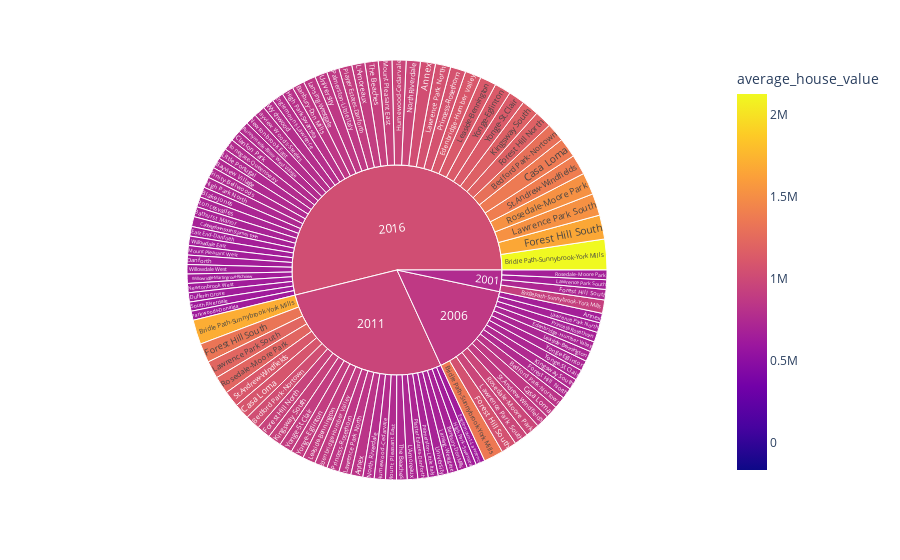

Write notebook code for a chart like this one.
### Code cell
sunburts_cost_analysis()

### Figure 1 — Plotly figure (JSON) as saved in the notebook; plotly's stock layout.template omitted (floating-point values rounded to 4 significant figures)
{"data": [{"branchvalues": "total", "customdata": [[663921], [830450], [1039687], [680433], [851872], [698124], [750572], [786976], [826963], [1034387], [1295007], [711848], [927466], [1356757], [1697067], [2124653], [687732], [871981], [1090696], [1365503], [767695], [649919], [636899], [665384], [707638], [885132], [1108146], [632514], [791880], [756983], [946854], [1185419], [726664], [1063011], [1329642], [1664653], [741161], [648124], [811423], [774983], [970245], [749476], [937464], [1173663], [722978], [905137], [681742], [853511], [674957], [844253], [1056967], [664712], [972384], [1216283], [1522732], [716801], [896593], [1122495], [751872], [753065], [942804], [651643], [778847], [641047], [781629], [978565], [691720], [866003], [632812], [721368], [903121], [680604], [851317], [1065811], [708369], [664476], [972039], [1215852], [1522193], [768420], [633325], [888017], [1110755], [1390616], [766124], [740764], [927404], [743901], [687412], [860610], [652845], [648794], [646210], [787760], [719711], [900233], [1127052], [722799], [904096], [1131888], [761400.0], [872500.0], [963400.0], [1033000.0]], "domain": {"x": [0, 1], "y": [0, 1]}, "hovertemplate": "labels=%{label}<br>average_house_value_sum=%{value}<br>parent=%{parent}<br>id=%{id}<br>average_house_value=%{color}<extra></extra>", "ids": ["2006/Annex", "2011/Annex", "2016/Annex", "2011/Banbury-Don Mills", "2016/Banbury-Don Mills", "2016/Bathurst Manor", "2016/Bayview Village", "2016/Bayview Woods-Steeles", "2006/Bedford Park-Nortown", "2011/Bedford Park-Nortown", "2016/Bedford Park-Nortown", "2016/Blake-Jones", "2001/Bridle Path-Sunnybrook-York Mills", "2006/Bridle Path-Sunnybrook-York Mills", "2011/Bridle Path-Sunnybrook-York Mills", "2016/Bridle Path-Sunnybrook-York Mills", "2016/Cabbagetown-South St.James Town", "2006/Casa Loma", "2011/Casa Loma", "2016/Casa Loma", "2016/Clanton Park", "2016/Danforth", "2016/Dufferin Grove", "2016/East End-Danforth", "2006/Edenbridge-Humber Valley", "2011/Edenbridge-Humber Valley", "2016/Edenbridge-Humber Valley", "2011/Englemount-Lawrence", "2016/Englemount-Lawrence", "2006/Forest Hill North", "2011/Forest Hill North", "2016/Forest Hill North", "2001/Forest Hill South", "2006/Forest Hill South", "2011/Forest Hill South", "2016/Forest Hill South", "2016/High Park North", "2011/High Park-Swansea", "2016/High Park-Swansea", "2011/Humewood-Cedarvale", "2016/Humewood-Cedarvale", "2006/Kingsway South", "2011/Kingsway South", "2016/Kingsway South", "2011/L'Amoreaux", "2016/L'Amoreaux", "2011/Lansing-Westgate", "2016/Lansing-Westgate", "2006/Lawrence Park North", "2011/Lawrence Park North", "2016/Lawrence Park North", "2001/Lawrence Park South", "2006/Lawrence Park South", "2011/Lawrence Park South", "2016/Lawrence Park South", "2006/Leaside-Bennington", "2011/Leaside-Bennington", "2016/Leaside-Bennington", "2016/Little Portugal", "2011/Mount Pleasant East", "2016/Mount Pleasant East", "2016/Mount Pleasant West", "2016/Newtonbrook East", "2016/Newtonbrook West", "2011/North Riverdale", "2016/North Riverdale", "2011/Palmerston-Little Italy", "2016/Palmerston-Little Italy", "2016/Parkwoods-Donalda", "2011/Playter Estates-Danforth", "2016/Playter Estates-Danforth", "2006/Princess-Rosethorn", "2011/Princess-Rosethorn", "2016/Princess-Rosethorn", "2016/Roncesvalles", "2001/Rosedale-Moore Park", "2006/Rosedale-Moore Park", "2011/Rosedale-Moore Park", "2016/Rosedale-Moore Park", "2016/Runnymede-Bloor West Village", "2016/South Riverdale", "2006/St.Andrew-Windfields", "2011/St.Andrew-Windfields", "2016/St.Andrew-Windfields", "2016/Stonegate-Queensway", "2011/The Beaches", "2016/The Beaches", "2016/Trinity-Bellwoods", "2011/University", "2016/University", "2016/Willowdale East", "2016/Willowdale West", "2016/Willowridge-Martingrove-Richview", "2016/Wychwood", "2006/Yonge-Eglinton", "2011/Yonge-Eglinton", "2016/Yonge-Eglinton", "2006/Yonge-St.Clair", "2011/Yonge-St.Clair", "2016/Yonge-St.Clair", "2001", "2006", "2011", "2016"], "labels": ["Annex", "Annex", "Annex", "Banbury-Don Mills", "Banbury-Don Mills", "Bathurst Manor", "Bayview Village", "Bayview Woods-Steeles", "Bedford Park-Nortown", "Bedford Park-Nortown", "Bedford Park-Nortown", "Blake-Jones", "Bridle Path-Sunnybrook-York Mills", "Bridle Path-Sunnybrook-York Mills", "Bridle Path-Sunnybrook-York Mills", "Bridle Path-Sunnybrook-York Mills", "Cabbagetown-South St.James Town", "Casa Loma", "Casa Loma", "Casa Loma", "Clanton Park", "Danforth", "Dufferin Grove", "East End-Danforth", "Edenbridge-Humber Valley", "Edenbridge-Humber Valley", "Edenbridge-Humber Valley", "Englemount-Lawrence", "Englemount-Lawrence", "Forest Hill North", "Forest Hill North", "Forest Hill North", "Forest Hill South", "Forest Hill South", "Forest Hill South", "Forest Hill South", "High Park North", "High Park-Swansea", "High Park-Swansea", "Humewood-Cedarvale", "Humewood-Cedarvale", "Kingsway South", "Kingsway South", "Kingsway South", "L'Amoreaux", "L'Amoreaux", "Lansing-Westgate", "Lansing-Westgate", "Lawrence Park North", "Lawrence Park North", "Lawrence Park North", "Lawrence Park South", "Lawrence Park South", "Lawrence Park South", "Lawrence Park South", "Leaside-Bennington", "Leaside-Bennington", "Leaside-Bennington", "Little Portugal", "Mount Pleasant East", "Mount Pleasant East", "Mount Pleasant West", "Newtonbrook East", "Newtonbrook West", "North Riverdale", "North Riverdale", "Palmerston-Little Italy", "Palmerston-Little Italy", "Parkwoods-Donalda", "Playter Estates-Danforth", "Playter Estates-Danforth", "Princess-Rosethorn", "Princess-Rosethorn", "Princess-Rosethorn", "Roncesvalles", "Rosedale-Moore Park", "Rosedale-Moore Park", "Rosedale-Moore Park", "Rosedale-Moore Park", "Runnymede-Bloor West Village", "South Riverdale", "St.Andrew-Windfields", "St.Andrew-Windfields", "St.Andrew-Windfields", "Stonegate-Queensway", "The Beaches", "The Beaches", "Trinity-Bellwoods", "University", "University", "Willowdale East", "Willowdale West", "Willowridge-Martingrove-Richview", "Wychwood", "Yonge-Eglinton", "Yonge-Eglinton", "Yonge-Eglinton", "Yonge-St.Clair", "Yonge-St.Clair", "Yonge-St.Clair", "2001", "2006", "2011", "2016"], "marker": {"coloraxis": "coloraxis", "colors": [663921, 830450, 1039687, 680433, 851872, 698124, 750572, 786976, 826963, 1034387, 1295007, 711848, 927466, 1356757, 1697067, 2124653, 687732, 871981, 1090696, 1365503, 767695, 649919, 636899, 665384, 707638, 885132, 1108146, 632514, 791880, 756983, 946854, 1185419, 726664, 1063011, 1329642, 1664653, 741161, 648124, 811423, 774983, 970245, 749476, 937464, 1173663, 722978, 905137, 681742, 853511, 674957, 844253, 1056967, 664712, 972384, 1216283, 1522732, 716801, 896593, 1122495, 751872, 753065, 942804, 651643, 778847, 641047, 781629, 978565, 691720, 866003, 632812, 721368, 903121, 680604, 851317, 1065811, 708369, 664476, 972039, 1215852, 1522193, 768420, 633325, 888017, 1110755, 1390616, 766124, 740764, 927404, 743901, 687412, 860610, 652845, 648794, 646210, 787760, 719711, 900233, 1127052, 722799, 904096, 1131888, 761400.0, 872500.0, 963400.0, 1033000.0]}, "name": "", "parents": ["2006", "2011", "2016", "2011", "2016", "2016", "2016", "2016", "2006", "2011", "2016", "2016", "2001", "2006", "2011", "2016", "2016", "2006", "2011", "2016", "2016", "2016", "2016", "2016", "2006", "2011", "2016", "2011", "2016", "2006", "2011", "2016", "2001", "2006", "2011", "2016", "2016", "2011", "2016", "2011", "2016", "2006", "2011", "2016", "2011", "2016", "2011", "2016", "2006", "2011", "2016", "2001", "2006", "2011", "2016", "2006", "2011", "2016", "2016", "2011", "2016", "2016", "2016", "2016", "2011", "2016", "2011", "2016", "2016", "2011", "2016", "2006", "2011", "2016", "2016", "2001", "2006", "2011", "2016", "2016", "2016", "2006", "2011", "2016", "2016", "2011", "2016", "2016", "2011", "2016", "2016", "2016", "2016", "2016", "2006", "2011", "2016", "2006", "2011", "2016", "", "", "", ""], "type": "sunburst", "values": [663921, 830450, 1039687, 680433, 851872, 698124, 750572, 786976, 826963, 1034387, 1295007, 711848, 927466, 1356757, 1697067, 2124653, 687732, 871981, 1090696, 1365503, 767695, 649919, 636899, 665384, 707638, 885132, 1108146, 632514, 791880, 756983, 946854, 1185419, 726664, 1063011, 1329642, 1664653, 741161, 648124, 811423, 774983, 970245, 749476, 937464, 1173663, 722978, 905137, 681742, 853511, 674957, 844253, 1056967, 664712, 972384, 1216283, 1522732, 716801, 896593, 1122495, 751872, 753065, 942804, 651643, 778847, 641047, 781629, 978565, 691720, 866003, 632812, 721368, 903121, 680604, 851317, 1065811, 708369, 664476, 972039, 1215852, 1522193, 768420, 633325, 888017, 1110755, 1390616, 766124, 740764, 927404, 743901, 687412, 860610, 652845, 648794, 646210, 787760, 719711, 900233, 1127052, 722799, 904096, 1131888, 2983318, 13344042, 25207806, 48467339]}], "layout": {"autosize": true, "coloraxis": {"cmid": 980600.0, "colorbar": {"title": {"text": "average_house_value"}}, "colorscale": [[0, "#0d0887"], [0.1111, "#46039f"], [0.2222, "#7201a8"], [0.3333, "#9c179e"], [0.4444, "#bd3786"], [0.5556, "#d8576b"], [0.6667, "#ed7953"], [0.7778, "#fb9f3a"], [0.8889, "#fdca26"], [1, "#f0f921"]]}, "legend": {"tracegroupgap": 0}, "margin": {"t": 60}}}
